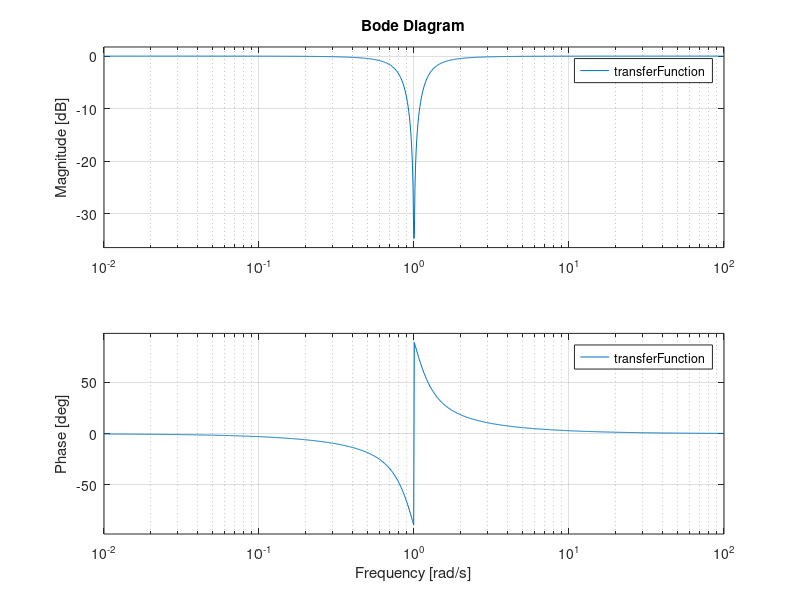

Here is the MATLAB script that generated this plot:
% problem 10.5a
% Exercise 10.5 (a) Compute the transfer function Vout(s)/Vin(s) of the passive circuit shown in Figure 10.30a,
% making the same two assumptions as in Example 10.6. Assuming LC = 1 and RC = 0.5, plot its Bode plot.
% What is the cutoff frequency and damping of this filter?
%% initial clearing
clc;
clear;
clear all;

% given initializations
LC = 1;
RC = 0.5;

% transfer function plotting
transferFunction = tf([1 0 1], [1 RC/LC 1/LC]);
bode(transferFunction);

% cutoff frequency = 1/(2*pi*R*C) and RC = 0.5
cutoffFrequency = 1/(2*pi*RC);

% damping ratio = RC^(1/2)/2L^(1/2)
dampingRatio = RC/2*(LC)^(1/2);